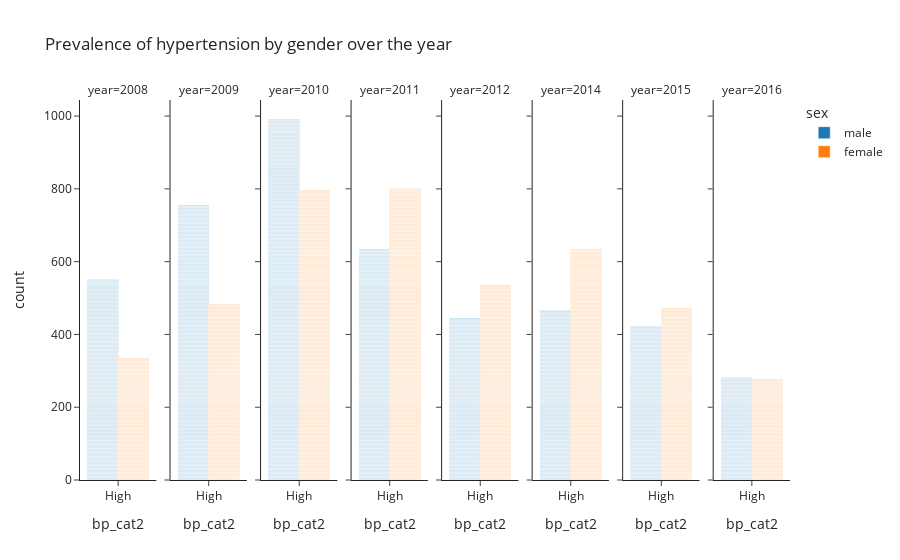

The notebook cell saved with this chart:
### Code cell
## Let's see the prevalence of hypertension by gender over the year
fig = px.bar(hiv4, x="bp_cat2", color="sex",
            barmode = "group",
            facet_col = "year",
            template="simple_white",
            title="Prevalence of hypertension by gender over the year")
fig.show()

### Figure 1 — Plotly figure (JSON) as saved in the notebook; plotly's stock layout.template omitted (floating-point values rounded to 4 significant figures; data arrays with more than 128 entries replaced by an {"elided": "..."} marker saying what was removed)
{"data": [{"alignmentgroup": "True", "hovertemplate": "sex=male<br>year=2008<br>bp_cat2=%{x}<br>count=%{y}<extra></extra>", "legendgroup": "male", "marker": {"color": "#1F77B4", "pattern": {"shape": ""}}, "name": "male", "offsetgroup": "male", "orientation": "v", "showlegend": true, "textposition": "auto", "type": "bar", "x": {"elided": "551 str values"}, "xaxis": "x", "y": {"elided": "551 int values"}, "yaxis": "y"}, {"alignmentgroup": "True", "hovertemplate": "sex=male<br>year=2009<br>bp_cat2=%{x}<br>count=%{y}<extra></extra>", "legendgroup": "male", "marker": {"color": "#1F77B4", "pattern": {"shape": ""}}, "name": "male", "offsetgroup": "male", "orientation": "v", "showlegend": false, "textposition": "auto", "type": "bar", "x": {"elided": "754 str values"}, "xaxis": "x2", "y": {"elided": "754 int values"}, "yaxis": "y2"}, {"alignmentgroup": "True", "hovertemplate": "sex=male<br>year=2010<br>bp_cat2=%{x}<br>count=%{y}<extra></extra>", "legendgroup": "male", "marker": {"color": "#1F77B4", "pattern": {"shape": ""}}, "name": "male", "offsetgroup": "male", "orientation": "v", "showlegend": false, "textposition": "auto", "type": "bar", "x": {"elided": "992 str values"}, "xaxis": "x3", "y": {"elided": "992 int values"}, "yaxis": "y3"}, {"alignmentgroup": "True", "hovertemplate": "sex=male<br>year=2011<br>bp_cat2=%{x}<br>count=%{y}<extra></extra>", "legendgroup": "male", "marker": {"color": "#1F77B4", "pattern": {"shape": ""}}, "name": "male", "offsetgroup": "male", "orientation": "v", "showlegend": false, "textposition": "auto", "type": "bar", "x": {"elided": "635 str values"}, "xaxis": "x4", "y": {"elided": "635 int values"}, "yaxis": "y4"}, {"alignmentgroup": "True", "hovertemplate": "sex=male<br>year=2012<br>bp_cat2=%{x}<br>count=%{y}<extra></extra>", "legendgroup": "male", "marker": {"color": "#1F77B4", "pattern": {"shape": ""}}, "name": "male", "offsetgroup": "male", "orientation": "v", "showlegend": false, "textposition": "auto", "type": "bar", "x": {"elided": "445 str values"}, "xaxis": "x5", "y": {"elided": "445 int values"}, "yaxis": "y5"}, {"alignmentgroup": "True", "hovertemplate": "sex=male<br>year=2014<br>bp_cat2=%{x}<br>count=%{y}<extra></extra>", "legendgroup": "male", "marker": {"color": "#1F77B4", "pattern": {"shape": ""}}, "name": "male", "offsetgroup": "male", "orientation": "v", "showlegend": false, "textposition": "auto", "type": "bar", "x": {"elided": "465 str values"}, "xaxis": "x6", "y": {"elided": "465 int values"}, "yaxis": "y6"}, {"alignmentgroup": "True", "hovertemplate": "sex=male<br>year=2015<br>bp_cat2=%{x}<br>count=%{y}<extra></extra>", "legendgroup": "male", "marker": {"color": "#1F77B4", "pattern": {"shape": ""}}, "name": "male", "offsetgroup": "male", "orientation": "v", "showlegend": false, "textposition": "auto", "type": "bar", "x": {"elided": "422 str values"}, "xaxis": "x7", "y": {"elided": "422 int values"}, "yaxis": "y7"}, {"alignmentgroup": "True", "hovertemplate": "sex=male<br>year=2016<br>bp_cat2=%{x}<br>count=%{y}<extra></extra>", "legendgroup": "male", "marker": {"color": "#1F77B4", "pattern": {"shape": ""}}, "name": "male", "offsetgroup": "male", "orientation": "v", "showlegend": false, "textposition": "auto", "type": "bar", "x": {"elided": "281 str values"}, "xaxis": "x8", "y": {"elided": "281 int values"}, "yaxis": "y8"}, {"alignmentgroup": "True", "hovertemplate": "sex=female<br>year=2008<br>bp_cat2=%{x}<br>count=%{y}<extra></extra>", "legendgroup": "female", "marker": {"color": "#FF7F0E", "pattern": {"shape": ""}}, "name": "female", "offsetgroup": "female", "orientation": "v", "showlegend": true, "textposition": "auto", "type": "bar", "x": {"elided": "335 str values"}, "xaxis": "x", "y": {"elided": "335 int values"}, "yaxis": "y"}, {"alignmentgroup": "True", "hovertemplate": "sex=female<br>year=2009<br>bp_cat2=%{x}<br>count=%{y}<extra></extra>", "legendgroup": "female", "marker": {"color": "#FF7F0E", "pattern": {"shape": ""}}, "name": "female", "offsetgroup": "female", "orientation": "v", "showlegend": false, "textposition": "auto", "type": "bar", "x": {"elided": "482 str values"}, "xaxis": "x2", "y": {"elided": "482 int values"}, "yaxis": "y2"}, {"alignmentgroup": "True", "hovertemplate": "sex=female<br>year=2010<br>bp_cat2=%{x}<br>count=%{y}<extra></extra>", "legendgroup": "female", "marker": {"color": "#FF7F0E", "pattern": {"shape": ""}}, "name": "female", "offsetgroup": "female", "orientation": "v", "showlegend": false, "textposition": "auto", "type": "bar", "x": {"elided": "796 str values"}, "xaxis": "x3", "y": {"elided": "796 int values"}, "yaxis": "y3"}, {"alignmentgroup": "True", "hovertemplate": "sex=female<br>year=2011<br>bp_cat2=%{x}<br>count=%{y}<extra></extra>", "legendgroup": "female", "marker": {"color": "#FF7F0E", "pattern": {"shape": ""}}, "name": "female", "offsetgroup": "female", "orientation": "v", "showlegend": false, "textposition": "auto", "type": "bar", "x": {"elided": "802 str values"}, "xaxis": "x4", "y": {"elided": "802 int values"}, "yaxis": "y4"}, {"alignmentgroup": "True", "hovertemplate": "sex=female<br>year=2012<br>bp_cat2=%{x}<br>count=%{y}<extra></extra>", "legendgroup": "female", "marker": {"color": "#FF7F0E", "pattern": {"shape": ""}}, "name": "female", "offsetgroup": "female", "orientation": "v", "showlegend": false, "textposition": "auto", "type": "bar", "x": {"elided": "535 str values"}, "xaxis": "x5", "y": {"elided": "535 int values"}, "yaxis": "y5"}, {"alignmentgroup": "True", "hovertemplate": "sex=female<br>year=2014<br>bp_cat2=%{x}<br>count=%{y}<extra></extra>", "legendgroup": "female", "marker": {"color": "#FF7F0E", "pattern": {"shape": ""}}, "name": "female", "offsetgroup": "female", "orientation": "v", "showlegend": false, "textposition": "auto", "type": "bar", "x": {"elided": "635 str values"}, "xaxis": "x6", "y": {"elided": "635 int values"}, "yaxis": "y6"}, {"alignmentgroup": "True", "hovertemplate": "sex=female<br>year=2015<br>bp_cat2=%{x}<br>count=%{y}<extra></extra>", "legendgroup": "female", "marker": {"color": "#FF7F0E", "pattern": {"shape": ""}}, "name": "female", "offsetgroup": "female", "orientation": "v", "showlegend": false, "textposition": "auto", "type": "bar", "x": {"elided": "471 str values"}, "xaxis": "x7", "y": {"elided": "471 int values"}, "yaxis": "y7"}, {"alignmentgroup": "True", "hovertemplate": "sex=female<br>year=2016<br>bp_cat2=%{x}<br>count=%{y}<extra></extra>", "legendgroup": "female", "marker": {"color": "#FF7F0E", "pattern": {"shape": ""}}, "name": "female", "offsetgroup": "female", "orientation": "v", "showlegend": false, "textposition": "auto", "type": "bar", "x": {"elided": "276 str values"}, "xaxis": "x8", "y": {"elided": "276 int values"}, "yaxis": "y8"}], "layout": {"annotations": [{"font": {}, "showarrow": false, "text": "year=2008", "x": 0.05375, "xanchor": "center", "xref": "paper", "y": 1, "yanchor": "bottom", "yref": "paper"}, {"font": {}, "showarrow": false, "text": "year=2009", "x": 0.1812, "xanchor": "center", "xref": "paper", "y": 1, "yanchor": "bottom", "yref": "paper"}, {"font": {}, "showarrow": false, "text": "year=2010", "x": 0.3087, "xanchor": "center", "xref": "paper", "y": 1, "yanchor": "bottom", "yref": "paper"}, {"font": {}, "showarrow": false, "text": "year=2011", "x": 0.4363, "xanchor": "center", "xref": "paper", "y": 1, "yanchor": "bottom", "yref": "paper"}, {"font": {}, "showarrow": false, "text": "year=2012", "x": 0.5637, "xanchor": "center", "xref": "paper", "y": 1, "yanchor": "bottom", "yref": "paper"}, {"font": {}, "showarrow": false, "text": "year=2014", "x": 0.6912, "xanchor": "center", "xref": "paper", "y": 1, "yanchor": "bottom", "yref": "paper"}, {"font": {}, "showarrow": false, "text": "year=2015", "x": 0.8188, "xanchor": "center", "xref": "paper", "y": 1, "yanchor": "bottom", "yref": "paper"}, {"font": {}, "showarrow": false, "text": "year=2016", "x": 0.9463, "xanchor": "center", "xref": "paper", "y": 1, "yanchor": "bottom", "yref": "paper"}], "barmode": "group", "legend": {"title": {"text": "sex"}, "tracegroupgap": 0}, "title": {"text": "Prevalence of hypertension by gender over the year"}, "xaxis": {"anchor": "y", "domain": [0, 0.1075], "title": {"text": "bp_cat2"}}, "xaxis2": {"anchor": "y2", "domain": [0.1275, 0.235], "matches": "x", "title": {"text": "bp_cat2"}}, "xaxis3": {"anchor": "y3", "domain": [0.255, 0.3625], "matches": "x", "title": {"text": "bp_cat2"}}, "xaxis4": {"anchor": "y4", "domain": [0.3825, 0.49], "matches": "x", "title": {"text": "bp_cat2"}}, "xaxis5": {"anchor": "y5", "domain": [0.51, 0.6175], "matches": "x", "title": {"text": "bp_cat2"}}, "xaxis6": {"anchor": "y6", "domain": [0.6375, 0.745], "matches": "x", "title": {"text": "bp_cat2"}}, "xaxis7": {"anchor": "y7", "domain": [0.765, 0.8725], "matches": "x", "title": {"text": "bp_cat2"}}, "xaxis8": {"anchor": "y8", "domain": [0.8925, 1], "matches": "x", "title": {"text": "bp_cat2"}}, "yaxis": {"anchor": "x", "domain": [0, 1], "title": {"text": "count"}}, "yaxis2": {"anchor": "x2", "domain": [0, 1], "matches": "y", "showticklabels": false}, "yaxis3": {"anchor": "x3", "domain": [0, 1], "matches": "y", "showticklabels": false}, "yaxis4": {"anchor": "x4", "domain": [0, 1], "matches": "y", "showticklabels": false}, "yaxis5": {"anchor": "x5", "domain": [0, 1], "matches": "y", "showticklabels": false}, "yaxis6": {"anchor": "x6", "domain": [0, 1], "matches": "y", "showticklabels": false}, "yaxis7": {"anchor": "x7", "domain": [0, 1], "matches": "y", "showticklabels": false}, "yaxis8": {"anchor": "x8", "domain": [0, 1], "matches": "y", "showticklabels": false}}}
